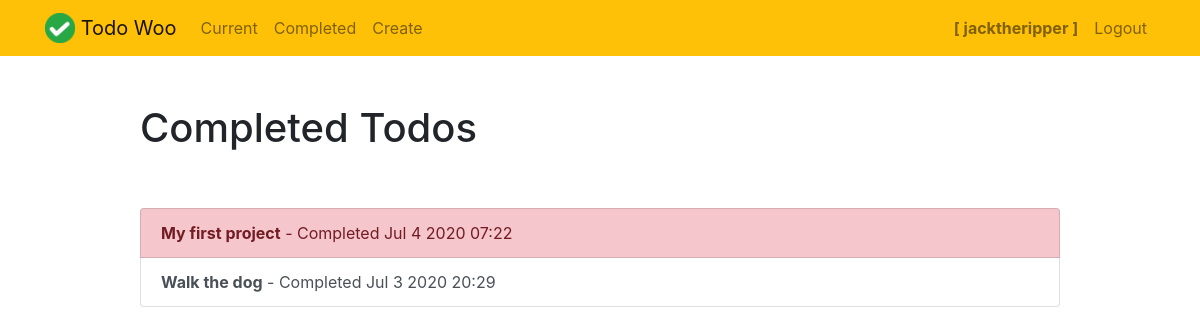
The app's page /completed/ (signed in), older data.
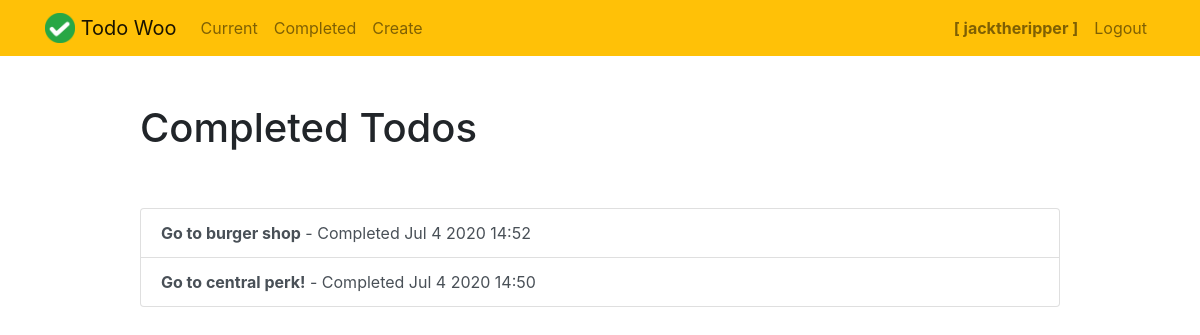
The same page, newer data.
### todo/models.py (models this page shows, shortened)
class Todo(models.Model):
    title = models.CharField(max_length=100)
    memo = models.TextField(blank=True)
    created = models.DateTimeField()
    datecompleted = models.DateTimeField(null=True, blank=True)
    important = models.BooleanField(default=False)
    user = models.ForeignKey(User, on_delete=models.CASCADE)

### todo/views.py (the view)
# urls.py: path('completed/', views.completedtodos, name='completedtodos'),
@login_required
def completedtodos(request):
    todos = Todo.objects.filter(user=request.user, datecompleted__isnull=False).order_by('-datecompleted')
    return render(request, 'todo/completedtodos.html', {'todos':todos})

### todo/templates/todo/completedtodos.html
{% extends "todo/base.html" %}
{% block content %}
    <div class="row justify-content-center mt-5">
        <div class="col-md-10">
            <h1>Completed Todos</h1>
        </div>
    </div>
    <div class="row justify-content-center mt-5">
        <div class="col-md-10">
            <div class="list-group">
                {% for todo in todos %}
                    <a href="{% url 'editcompletedtodo' todo.id %}" class="list-group-item list-group-item-action{% if todo.important %} list-group-item-danger{% endif %}"><b>{{ todo.title }}</b> - Completed {{ todo.datecompleted|date:'M j Y H:i' }}</a>
                {% endfor %}
            </div>
        </div>
    </div>
{% endblock %}

Row changes from the older to the newer data that the page shows:
no longer on this page (row edited): Todo: title "My first project", datecompleted "Jul 4 2020 07:22", important True (drawn)
no longer on this page (row edited): Todo: title "Walk the dog", datecompleted "Jul 3 2020 20:29"
added Todo: title "Go to burger shop", datecompleted "Jul 4 2020 14:52"
added Todo: title "Go to central perk!", datecompleted "Jul 4 2020 14:50"
